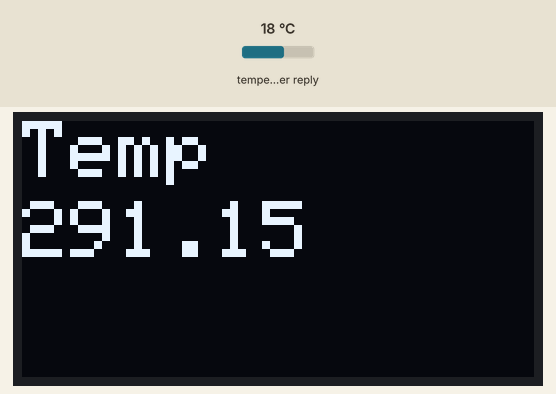
Recording of a sketch running on a simulated Arduino MKR. Shown: 128×64 one-colour display. The inputs (shaded band) are chosen by the test bench; at power-on: temperature in the weather reply 18 °C. WiFi joins after 1.5 s; servers stay silent unless stated; web services answer with replies made up by the test bench; what the sketch prints to the serial monitor is not drawn.

Above: at 8.4 s.
8.5 s: temperature in the weather reply set to -14 °C
At 11.5 s:
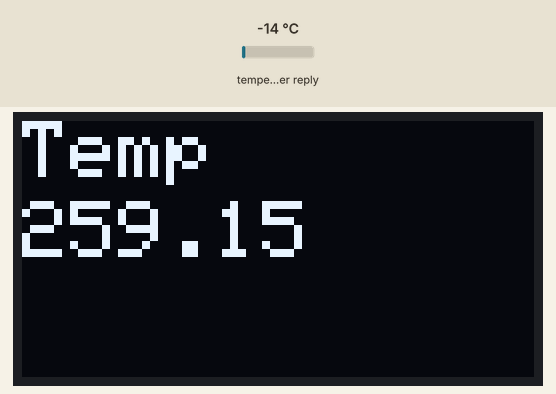
At 12.5 s:
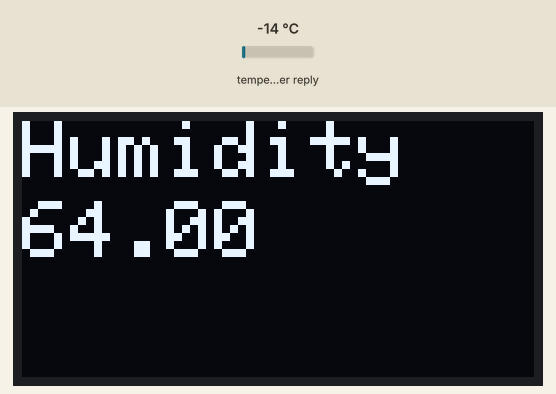
Timing chart, 0 to 14.0 s (numbered marks = the images above; inputs shaded):
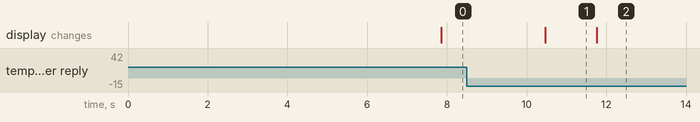

Measured:
- what the display in image 1 shows lasts 1.3 s, from 10.5 s to 11.8 s

The sketch:

Weather-Tracker.ino
```cpp
#include <ArduinoJson.h>
#include <WiFiNINA.h>
#include <Wire.h>
#include <Adafruit_GFX.h>
#include <Adafruit_SSD1306.h>

#define SCREEN_WIDTH 128
#define SCREEN_HEIGHT 64
#define OLED_RESET -1

Adafruit_SSD1306 display(SCREEN_WIDTH, SCREEN_HEIGHT, &Wire, OLED_RESET);

char ssid[] = "Your SSID";         // Replace with your WiFi network name
char pass[] = "Your Pasword";     // Replace with your WiFi network password
int status = WL_IDLE_STATUS;      // WiFi status
const char* host = "api.openweathermap.org";
const char* apiKey = "Your API Key";
String city = "Your Town,us";
String units = "imperial";

enum WeatherDisplayState {
  TEMPERATURE,
  HUMIDITY,
  PRESSURE
};

WeatherDisplayState currentState = TEMPERATURE;
unsigned long stateChangeTime = 0;

void setup() {
  Serial.begin(9600);

  // Initialize the OLED display
  if (!display.begin(SSD1306_SWITCHCAPVCC, 0x3C)) {
    Serial.println(F("SSD1306 allocation failed"));
    for (;;);
  }

  // Connect to WiFi network
  while (status != WL_CONNECTED) {
    Serial.print("Attempting to connect to SSID: ");
    Serial.println(ssid);
    status = WiFi.begin(ssid, pass);
    delay(5000);
  }

  Serial.println("Connected to WiFi");
  display.clearDisplay();
  display.display();
}

void loop() {
  switch (currentState) {
    case TEMPERATURE:
      displayTemperature();
      break;
    case HUMIDITY:
      displayHumidity();
      break;
    case PRESSURE:
      displayPressure();
      break;
  }

  if (millis() - stateChangeTime >= 10000) {
    // Switch to the next state after 10 seconds
    switch (currentState) {
      case TEMPERATURE:
        currentState = HUMIDITY;
        break;
      case HUMIDITY:
        currentState = PRESSURE;
        break;
      case PRESSURE:
        currentState = TEMPERATURE;
        break;
    }
    stateChangeTime = millis();
  }
}

void displayTemperature() {
  float temperature = getWeatherData("temp");
  displayValue("Temp", temperature, "°F");
}

void displayHumidity() {
  int humidity = getWeatherData("humidity");
  displayValue("Humidity", humidity, "%");
}

void displayPressure() {
  float pressure = getWeatherData("pressure");
  displayValue("Pressure", pressure, "hPa");
}

float getWeatherData(const char* key) {
  WiFiClient client;
  String url = "/data/2.5/weather?q=" + city + "&appid=" + apiKey + "&units=" + units;

  if (!client.connect(host, 80)) {
    Serial.println("Connection failed");
    return 0.0;
  }

  client.print(String("GET ") + url + " HTTP/1.1\r\n" +
               "Host: " + host + "\r\n" +
               "Connection: close\r\n\r\n");

  while (client.connected()) {
    String line = client.readStringUntil('\n');
    if (line == "\r") {
      break;
    }
  }

  String response = client.readString();
  client.stop();

  DynamicJsonDocument doc(2048);
  deserializeJson(doc, response);

  JsonObject main = doc["main"];
  return main[key];
}

void displayValue(const char* label, float value, const char* units) {
  display.clearDisplay();
  display.setTextSize(2);
  display.setTextColor(SSD1306_WHITE);
  display.setCursor(0, 0);
  display.print(label);
  display.setCursor(0, 20);
  display.print(value);
  display.display();
}
```
